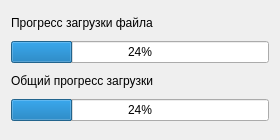
<?xml version="1.0" encoding="UTF-8"?>
<ui version="4.0">
 <class>DoubleProgressDialog</class>
 <widget class="QDialog" name="DoubleProgressDialog">
  <property name="geometry">
   <rect>
    <x>0</x>
    <y>0</y>
    <width>280</width>
    <height>140</height>
   </rect>
  </property>
  <property name="maximumSize">
   <size>
    <width>280</width>
    <height>140</height>
   </size>
  </property>
  <property name="windowTitle">
   <string>Dialog</string>
  </property>
  <layout class="QGridLayout" name="gridLayout">
   <item row="1" column="0">
    <widget class="QProgressBar" name="prb_load_file">
     <property name="value">
      <number>24</number>
     </property>
    </widget>
   </item>
   <item row="0" column="0">
    <widget class="QLabel" name="lbl_file_load">
     <property name="sizePolicy">
      <sizepolicy hsizetype="Preferred" vsizetype="Maximum">
       <horstretch>0</horstretch>
       <verstretch>0</verstretch>
      </sizepolicy>
     </property>
     <property name="text">
      <string>Прогресс загрузки файла</string>
     </property>
    </widget>
   </item>
   <item row="3" column="0">
    <widget class="QProgressBar" name="prb_load_files">
     <property name="value">
      <number>24</number>
     </property>
    </widget>
   </item>
   <item row="2" column="0">
    <widget class="QLabel" name="lbl_load_files">
     <property name="sizePolicy">
      <sizepolicy hsizetype="Preferred" vsizetype="Maximum">
       <horstretch>0</horstretch>
       <verstretch>0</verstretch>
      </sizepolicy>
     </property>
     <property name="text">
      <string>Общий прогресс загрузки</string>
     </property>
    </widget>
   </item>
  </layout>
 </widget>
 <resources/>
 <connections/>
</ui>
